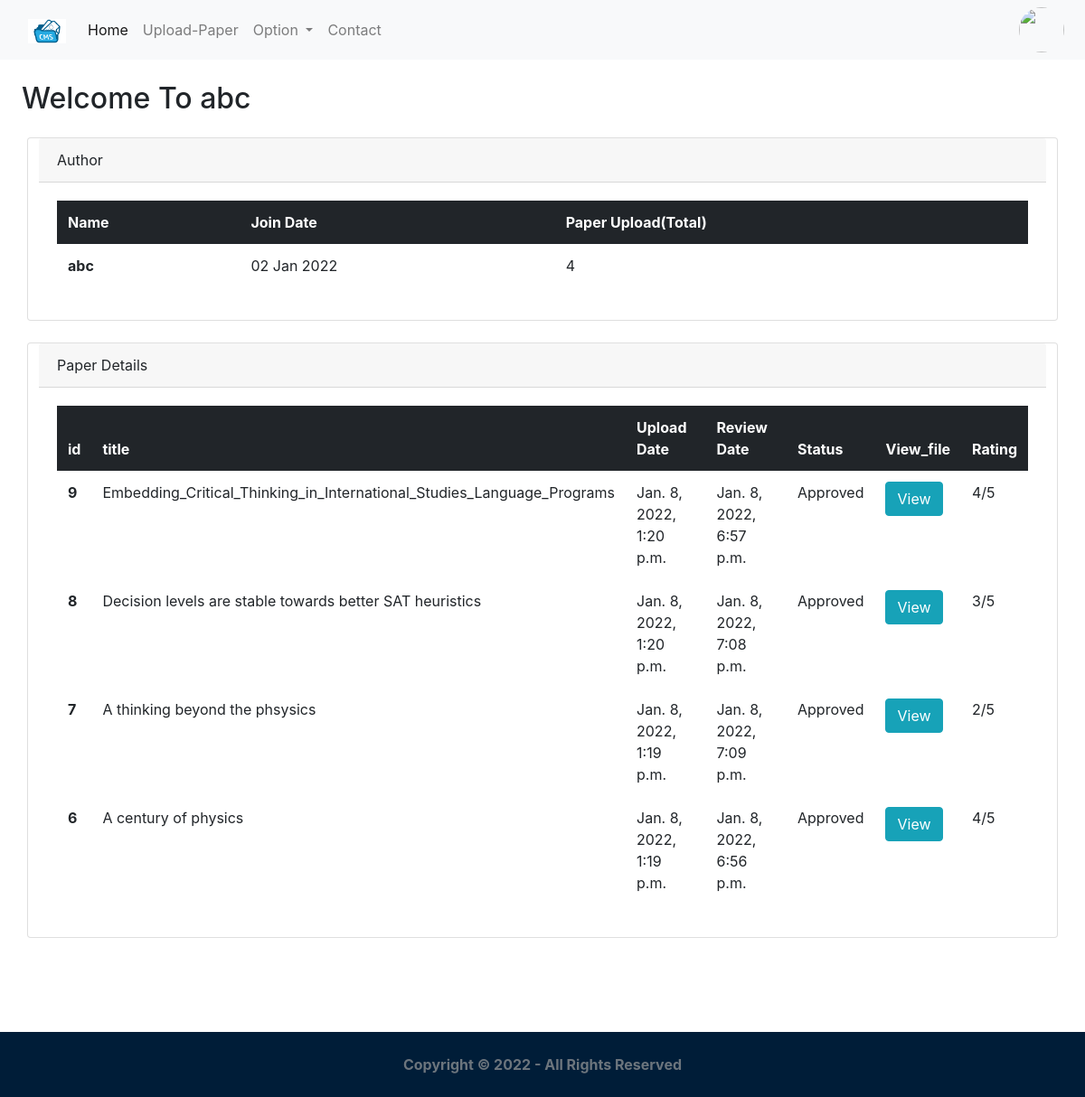
/feed/dashboard (signed in), run on the app's committed database.
### accounts/models.py (models this page shows, shortened)
class User(AbstractUser):
    picture = models.ImageField(upload_to='profile_pictures', null=True, blank=True)
    full_name = models.CharField(max_length=100, help_text='Help people discover your account by using the name you\'re known by: either your full name, nickname, or business name.')
    email = models.EmailField(unique=True)
    bio = models.TextField(null=True, blank=True, help_text='Provide your personal information, even if the account is used for a business, a pet or something else. This won\'t be a part of your public profile.')
    mobile = models.CharField(max_length=20, null=True, blank=True)
    address = models.CharField(max_length=100,null=True,blank=True)
    city = models.CharField(max_length=50,null=True,blank=True)
    gender = models.CharField(max_length=10, choices=GENDER_CHOICES, null=True, blank=True)
    is_private_account = models.BooleanField(default=False)
    created_on = models.DateTimeField(auto_now_add=True)
    first_name = None
    last_name = None
    username = None
    USERNAME_FIELD = 'email'
    REQUIRED_FIELDS = ['full_name']
    objects = CustomUserManager()

### core/models.py (models this page shows, shortened)
class Paper(models.Model):
	title = models.CharField(max_length=100)
	description = models.CharField(max_length=200)
	status = models.CharField(max_length=30,default='Submitted')
	file = models.FileField(upload_to='author_files/') # taking files from author
	user = models.ForeignKey(User, on_delete=models.CASCADE)
	remarks = models.CharField(max_length=255,default='No-Remark')
	rating = models.IntegerField(default=0)
	created_on = models.DateTimeField(auto_now_add=True)
	review_date = models.DateTimeField(null=True)
	review_by = models.IntegerField(null=True)
	is_review_submit = models.BooleanField(default=False)
	class Meta:
		ordering = ['-created_on']

### core/views.py (the view)
# urls.py: path('feed/dashboard',login_required(Userhomepage.as_view()),name='home_view'),
class Userhomepage(View):
	template_name='core/feed.html'
	template_name1='core/reviewer.html'
	def get(self,request):
		if Reviewer.objects.filter(user=request.user).exists():
			obj=PaperAssign.objects.filter(review=request.user.reviewer.id)
			pp=obj.exists()
			if pp:
				obj=PaperAssign.objects.filter(review=request.user.reviewer.id)
				result=PaperAssign.objects.filter(Q(review=request.user.reviewer.id) & Q(is_review=False)).values_list('is_review',flat=True).aggregate(total=Count('is_review'))
				obj1=request.user.reviewer.assigned_paper.select_related('assign_paper').annotate(paper=F('assign_paper')).values_list('paper',flat=True)
				context={'mylist': zip(obj, obj1),'result':result}
				return render(request,self.template_name1,context)
			messages.error(request,"No Any Paper Assigned !",extra_tags="error")
			return render(request,self.template_name1)
		else:
			p=Paper.objects.filter(user=request.user).exists()
			if p:
				obj=Paper.objects.filter(user=request.user).all()
				obj1=Paper.objects.filter(user=request.user).aggregate(total_paper=Count('user'))
				context={'obj':obj,'obj1':obj1}
				return render(request,self.template_name,context)
			messages.error(request,"No Any Document Uploaded !",extra_tags="error")
			return render(request,self.template_name)

### core/templates/core/feed.html (shortened to what this page needs)
{% extends 'core/base.html' %}
{% load static %}
{% block content %}
<h2 class="m-4">Welcome To {{request.user.full_name}}</h2>
<div class="container">
    <div class="row my-4">
        <div class="card">
          <div class="card-header">
            Author
          </div>
          <div class="card-body">
            <table class="table  table-borderless">
              <thead class="table-dark">
                <tr>
                  <th scope="col">Name</th>
                  <th scope="col">Join Date</th>
                  <th scope="col">Paper Upload(Total)</th>
                </tr>
              </thead>
              <tbody>
                <tr>
                  <th scope="row">{{request.user.full_name}}</th>
                  <td>{{request.user.created_on|date:"d M Y"}}</td>
                  <td>{{obj1.total_paper}}</td>
                </tr>
                </tbody>
            </table>
          </div>
        </div>
    </div>
    <div class="row my-4">
        <div class="card ">
          <div class="card-header d-flex">
            <span>Paper Details</span>
          </div>
          <div class="card-body ">
            <table class="table table-responsive-sm table-borderless">
              <thead class="table-dark">
                <tr>
                  <th scope="col">id</th>
                  <th scope="col">title</th>
                  <th scope="col">Upload Date</th>
                  <th scope="col">Review Date</th>
                  <th scope="col">Status</th>
                  <th scope="col">View_file</th>
                  <th scope="col">Rating</th>
                </tr>
              </thead>
              <tbody>
                {% for obj in obj %}
                <tr>
                  <th scope="row">{{obj.id}}</th>
                  <td>{{obj.title}}</td>
                  <td>{{obj.created_on}}</td>
                  <td>{{obj.review_date}}</td>
                  <td>{{obj.status}}</td>
                  <td><a href="{{obj.file.url}}"   class="btn btn-info">View</a></td>
                  <td id="rating1">{{obj.rating}}/5</td>
                </tr>
                {% endfor %}
                </tbody>
            </table>
          </div>
        </div>
    </div>
</div>
<div style="height:10vh;">
    </div>
{% endblock %}

### data on the page
User: user.full_name "abc", user.created_on "02 Jan 2022"
Paper: id "9", title "Embedding_Critical_Thinking_in_International_Studies_Language_Programs", created_on "Jan. 8, 2022, 1:20 p.m.", review_date "Jan. 8, 2022, 6:57 p.m.", status "Approved", rating "4"
Paper: id "8", title "Decision levels are stable towards better SAT heuristics", created_on "Jan. 8, 2022, 1:20 p.m.", review_date "Jan. 8, 2022, 7:08 p.m.", status "Approved", rating "3"
Paper: id "7", title "A thinking beyond the phsysics", created_on "Jan. 8, 2022, 1:19 p.m.", review_date "Jan. 8, 2022, 7:09 p.m.", status "Approved", rating "2"
Paper: id "6", title "A century of physics", created_on "Jan. 8, 2022, 1:19 p.m.", review_date "Jan. 8, 2022, 6:56 p.m.", status "Approved", rating "4"

### other printed values
{{ obj1.total_paper }} "4"
